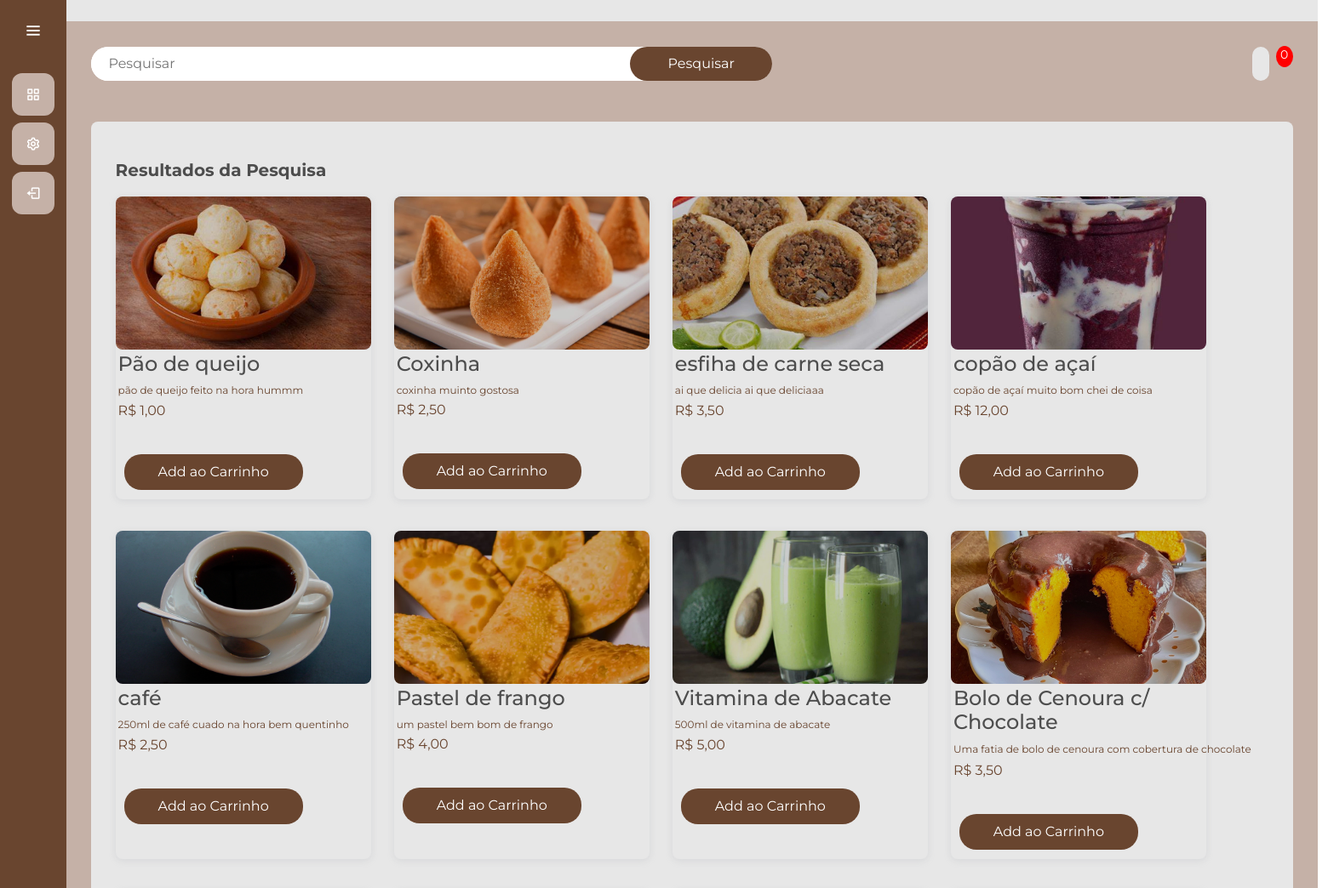
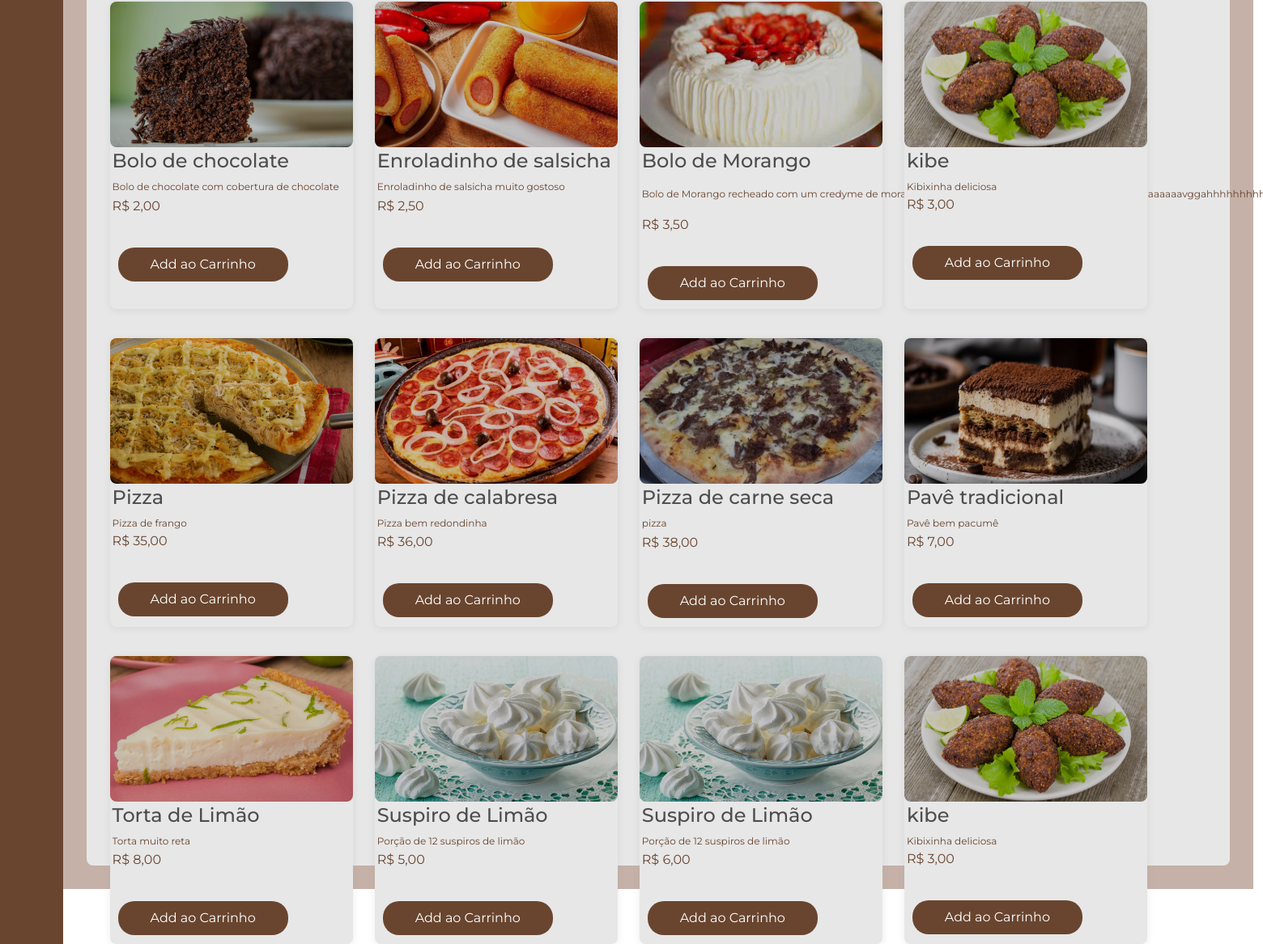
Screenshot of /usuarios/pesquisar_produto (signed in) with the database file from the repository (2 pictures, top to bottom).
### gerenciamento/models.py (models this page shows, shortened)
class Produto(models.Model):
    CATEGORIA_CHOICES = [
        ('doce', 'Doce'),
        ('salgado', 'Salgado'),
        ('bebida', 'Bebida'),
        ('bolo', 'Bolo')
    ]
    id_produto = models.AutoField(primary_key=True)
    nome_produto = models.CharField(max_length=255)
    descricao = models.CharField(max_length=255)
    preco = models.FloatField()
    ingredientes = models.ManyToManyField(Ingrediente, through='ProdutoIngrediente')
    categoria = models.CharField(max_length=15, choices=CATEGORIA_CHOICES, default='salgado')
    imagem = models.ImageField(upload_to='media/', null=True, blank=True)

### usuarios/views.py (the view)
# urls.py: path('pesquisar_produto', views.pesquisar_produto, name='pesquisar_produto'),
@login_required(login_url='/usuarios/cadastro/')
def pesquisar_produto(request):
    if request.user.is_authenticated:
        pedido, criado = Pedido.objects.get_or_create(cliente=request.user, data=datetime.datetime.now() , completo=False)
        itens = pedido.pedidoproduto_set.all()
        carrinho_itens = pedido.get_carrinho_itens
    else:
        itens = []
        carrinho_itens = {'get_carrinho_total': 0, 'get_carrinho_itens': 0}
    termo_pesquisa = request.GET.get('Pesquisar', '')
    resultados = Produto.objects.filter(nome_produto__icontains=termo_pesquisa)
    contexto = {'pedido':pedido , 'itens': itens, 'carrinho_itens': carrinho_itens, 'resultados': resultados, 'termo_pesquisa': termo_pesquisa}
    return render(request, 'pesquisarProduto.html', contexto)

### gerenciamento/models.py (called while the page is built)
    @property
    def get_carrinho_itens(self):
        pedido_produtos = self.pedidoproduto_set.all()
        total = sum([item.quantidade_comprada for item in pedido_produtos])
        return total

### usuarios/models.py (called while the page is built)
    def __str__(self) -> str:
        return self.username

### usuarios/templates/pesquisarProduto.html (shortened to what this page needs)
{% extends "cliente.html" %}
{% load static %}
{% block 'head' %}
<link rel="stylesheet" href="{% static 'usuarios/css/principal-oficial.css' %}">
<link href='https://unpkg.com/boxicons@2.1.4/css/boxicons.min.css' rel='stylesheet'>
{% endblock %}
{% block 'dashboard' %}
<body>
    <div class="main">
        <div class="main-navbar">
            <div class="search">
                <form id="pesquisa-produto" method="GET" action="{% url 'pesquisar_produto' %}">
                    <input type="text" placeholder="Pesquisar" name="Pesquisar" value="{{termo_pesquisa}}">
                    <button class="search-btn">Pesquisar</button>
                </form>
            </div>
            <div class="profile">
                <a class="cart" href="{% url 'carrinho' %}"></a>
                <p id="cart-total">{{carrinho_itens|floatformat:0}}</p>
            </div>
        </div>
        <br>
        <br>
        <div class="main-menus">
            <div class="main-detail">
                <h2 class="main-title">Resultados da Pesquisa</h2>
                <div class="detail-wrapper">
                    {% for produto in resultados %}
                    <div class="detail-card produto-card {{ produto.categoria }}" >
                        <a class="detail-icon" href="{% url 'produtoGerente' produto.id_produto %}">
                            <img class="detail-img" src="{{ produto.imagem.url }}" alt="{{ produto.nome_produto }}">
                        </a>
                        <div class="detail-desc">
                            <div class="detail-name">
                                <h4>{{produto.nome_produto}}</h4>
                                <p class="detail-sub">{{produto.descricao}}</p>
                                <p class="price">R$ {{produto.preco|floatformat:2}}</p>
                            </div>
                        </div>
                        <div class="row">
                            <button type="button" data-produto="{{produto.id_produto}}" data-action="add" class="btn botao-add-carrinho add-btn update-cart">Add ao Carrinho</button>
                        </div>
                    </div>
                    {% endfor %}
                </div>
            </div>
        </div>
    </div>
</body>
{% endblock %}

### templates/static/general/css/base.css (style rules this page uses)
* { margin: 0; padding: 0; box-sizing: border-box; font-family: "Montserrat" , sans-serif; }
body { background-color: hsl(0, 0%, 98%); }
h1,h2,h3,h4,h5,h6 { color:hsl(0, 0%, 30%); }
#cart-total { display: block; text-align: center; color:#fff; background-color: red; width: 20px; height: 25px; border-radius: 50%; font-size: 14px; }
.btn { border-radius: 0; }
.row { display: flex; flex-direction: row; justify-content: space-between; margin-top: 20px; }

### templates/static/general/css/general.css (style rules this page uses)
:root { --main-color: #c5b1a7; --dark-color: #69452F; --light-color: #E7E7E7; --contrast-color: #faab66; --differential-color: #4b280b; --red-color: #9E7047; }

### templates/static/usuarios/css/principal-oficial.css (style rules this page uses)
:root { --main-color: #c5b1a7; --dark-color: #69452F; --light-color: #E7E7E7; --contrast-color: #faab66; --differential-color: #4b280b; --red-color: #9E7047; }
* { margin: 0; padding: 0; box-sizing: border-box; outline: none; font-family: 'Montserrat', sans-serif; }
body { width: 100%; height: auto; display: flex; }
.main { width: 100%; height: max-content; padding: 2%; min-height: 100vh; background-color: var(--main-color); }
.main-navbar { display: flex; justify-content: space-between; align-items: center; }
.search { width: 800px; height: 40px; display: flex; justify-content: space-around; background-color: white; border-radius: 20px; }
.search input { width: 80%; height: 100%; padding: 20px; border: none; border-radius: 20px; }
.search-btn { background-color: var(--dark-color); color: white; border: none; border-radius: 20px; width: 180px; cursor: pointer; margin-left: 35px; height: 40px; }
.add-btn { background-color: var(--dark-color); color: white; border: none; border-radius: 20px; width: 180px; cursor: pointer; margin-left: 35px; padding: 9px; }
#pesquisa-produto { width: 800px; display: flex; margin: 0 auto; }
.profile { display: flex; align-items: center; gap: 0.5rem; }
.cart { display: flex; justify-content: center; align-items: center; background-color: var(--light-color); font-size: 20px; color: var(--dark-color); text-decoration: none; padding: 0 10px; height: 40px; border-radius: 50px; }
.main-title { font-size: 20px; font-weight: 700; }
.main-menus { min-height: 100%; background-color: var(--light-color); padding: 2%; border-radius: 8px; }
.main-detail { margin: 1rem 0 1.5rem 0; }
.detail-wrapper { display: grid; grid-template-columns: repeat(auto-fit, minmax(250px, 300px)); width: 100%; margin-top: 1rem; gap: 2%; border-radius: 8px; }
.detail-card { height: minmax(280px, 1fr); width: minmax(330px, 360px); height: 100%; background-color: var(--light-color); border-radius: 8px; margin: 1% 0; box-shadow: rgba(149, 157, 165, 0.2) 0px 2px 8px 0px; cursor: pointer; }
.detail-img { width: 100%; height: 180px; border-radius: 8px; object-fit: cover; object-position: center; filter: brightness(0.8); }
.detail-desc { display: flex; justify-content: space-between; align-items: flex-start; padding: 1%; width: 100%; }
.detail-sub { font-size: 12px; color: var(--dark-color); letter-spacing: 0.5; margin: 1% 0; overflow: hidden; text-overflow: ellipsis; white-space: nowrap; max-width: 100%; }
.price { color: var(--dark-color); }
.botao-add-carrinho { background-color: var(--dark-color); color: white; border: none; border-radius: 20px; width: 210px; cursor: pointer; padding: 9px; align-self: center; margin: 0px 5px 5px 25px; }

### rows the page displays
Produto: imagem (picture), nome_produto "Pão de queijo", descricao "pão de queijo feito na hora hummm", preco "1,00"
Produto: imagem (picture), nome_produto "Coxinha", descricao "coxinha muinto gostosa", preco "2,50"
Produto: imagem (picture), nome_produto "esfiha de carne seca", descricao "ai que delicia ai que deliciaaa", preco "3,50"
Produto: imagem (picture), nome_produto "copão de açaí", descricao "copão de açaí muito bom chei de coisa", preco "12,00"
Produto: imagem (picture), nome_produto "café", descricao "250ml de café cuado na hora bem quentinho", preco "2,50"
Produto: imagem (picture), nome_produto "Pastel de frango", descricao "um pastel bem bom de frango", preco "4,00"
Produto: imagem (picture), nome_produto "Vitamina de Abacate", descricao "500ml de vitamina de abacate", preco "5,00"
Produto: imagem (picture), nome_produto "Bolo de Cenoura c/ Chocolate", descricao "Uma fatia de bolo de cenoura com cobertura de chocolate", preco "3,50"
Produto: imagem (picture), nome_produto "Bolo de chocolate", descricao "Bolo de chocolate com cobertura de chocolate", preco "2,00"
Produto: imagem (picture), nome_produto "Enroladinho de salsicha", descricao "Enroladinho de salsicha muito gostoso", preco "2,50"
Produto: imagem (picture), nome_produto "Bolo de Morango", descricao "Bolo de Morango recheado com um credyme de morango…", preco "3,50"
Produto: imagem (picture), nome_produto "kibe", descricao "Kibixinha deliciosa", preco "3,00"
Produto: imagem (picture), nome_produto "Pizza", descricao "Pizza de frango", preco "35,00"
Produto: imagem (picture), nome_produto "Pizza de calabresa", descricao "Pizza bem redondinha", preco "36,00"
Produto: imagem (picture), nome_produto "Pizza de carne seca", descricao "pizza", preco "38,00"
Produto: imagem (picture), nome_produto "Pavê tradicional", descricao "Pavê bem pacumê", preco "7,00"
Produto: imagem (picture), nome_produto "Torta de Limão", descricao "Torta muito reta", preco "8,00"
Produto: imagem (picture), nome_produto "Suspiro de Limão", descricao "Porção de 12 suspiros de limão", preco "5,00"
Produto: imagem (picture), nome_produto "Suspiro de Limão", descricao "Porção de 12 suspiros de limão", preco "6,00"
Produto: imagem (picture), nome_produto "kibe", descricao "Kibixinha deliciosa", preco "3,00"

### other values shown
{{ carrinho_itens|floatformat:0 }} "0"
